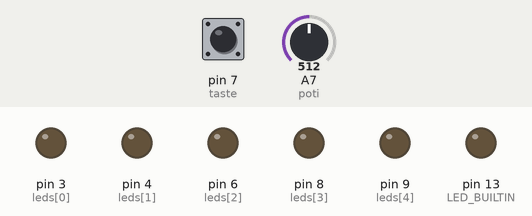
The sketch below on a simulated Arduino Nano, built with avr-gcc and run on an emulated ATmega328P. Parts: output pins drawn as LEDs (lit = HIGH). Dashed ring = blinking. The test bench sets the inputs (shaded band); at power-on: pin 7 (taste) LOW, A7 (poti) = 512.

Above: at 1.2 s.
1.3 s: pin 7 (taste) pulled HIGH for 0.15 s
At 1.8 s:
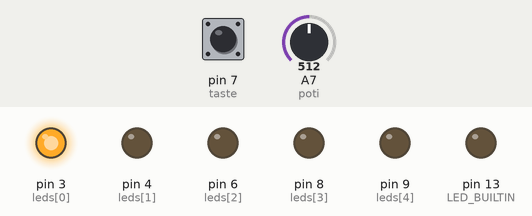
4.3 s: A7 (poti) set to 0
At 5.4 s:
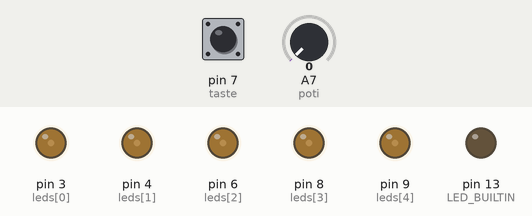
6.0 s: A7 (poti) set to 122
At 6.54 s:
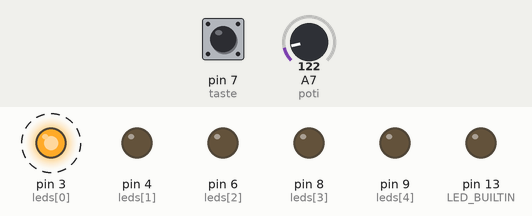
9.0 s: pin 7 (taste) pulled HIGH for 1 s
At 9.77 s:
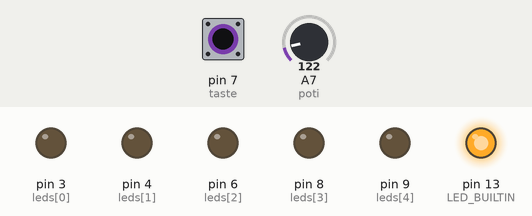
12.0 s: pin 7 (taste) pulled HIGH for 3.2 s
At 15.38 s:
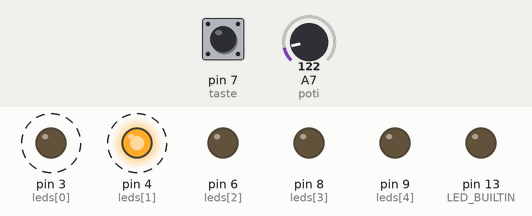
17.1 s: A7 (poti) set to 306
At 17.61 s:
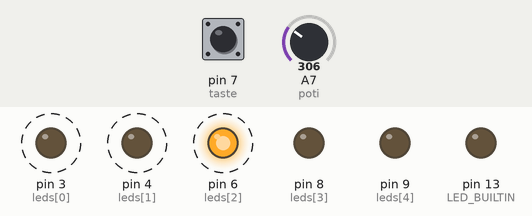
Timing chart, 0 to 21.1 s (numbered marks = the images above; inputs shaded):
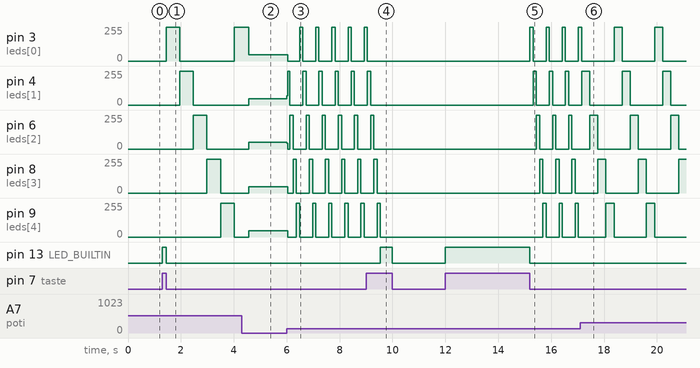

The sketch:

17blink.ino
```cpp
//17blink
//Franzis Adventskalender für Arduino

int leds[] = {3, 4, 6, 8, 9};
int taste = 7;
int poti = A7;
int i = 0;
int n = 5;
bool r = false;

void setup() {
  pinMode(LED_BUILTIN, OUTPUT);
  pinMode(taste, INPUT);
  for(i = 0; i < n; i++) {
    pinMode(leds[i], OUTPUT);
  }
}

void loop() {
  if(digitalRead(taste) == HIGH) {
    while(digitalRead(taste) == HIGH) {
      digitalWrite(LED_BUILTIN, HIGH);
    }
    digitalWrite(LED_BUILTIN, LOW);
    r = !r;
  }
  if(r) {
    for(i = 0; i < n; i++) {
      digitalWrite(leds[i], HIGH);
      delay(analogRead(poti));
      digitalWrite(leds[i], LOW);
    }
  }
  else {
    for(i = 0; i < n; i++) {
      digitalWrite(leds[i], LOW);
    }
  }
}
```

Measured:
- after the input at 1.3 s, pin 3 (leds[0]): 0/255 → 255/255 after 0.15 s, → 0/255 0.51 s later, → 255/255 2.0 s later; pin 4 (leds[1]): 0/255 → 255/255 after 0.66 s, → 0/255 0.51 s later
- after the input at 4.3 s, pin 3 (leds[0]): 255/255 → 48/255 after 0.26 s; pin 8 (leds[3]), pin 9 (leds[4]): 0/255 → 48/255 after 0.26 s
- after the input at 6.0 s, pin 3 (leds[0]): alternates 255/255 for 0.12 s and 0/255 for 0.49 s, starting at once; pin 4 (leds[1]): 48/255 → 69/255 at once, then moves between 0/255 and 255/255, repeating every 0.61 s; pin 8 (leds[3]), pin 9 (leds[4]): 48/255 → 0/255 at once, then repeats every 0.61 s: 255/255 0.12 s, 0/255 0.49 s
- after the input at 9.0 s, pin 3 (leds[0]): goes on until 9.1 s, then stays 0/255; pin 4 (leds[1]): goes on until 9.2 s, then stays 0/255; pin 6 (leds[2]): goes on until 9.3 s, then stays 0/255; pin 8 (leds[3]): goes on until 9.4 s, then stays 0/255; pin 9 (leds[4]): goes on until 9.5 s, then stays 0/255
- after the input at 12.0 s, pin 3 (leds[0]): alternates 255/255 for 0.12 s and 0/255 for 0.49 s, starting after 3.2 s; pin 4 (leds[1]): alternates 255/255 for 0.12 s and 0/255 for 0.49 s, starting after 3.3 s
- after the input at 17.1 s, pin 3 (leds[0]): alternates 255/255 for 0.31 s and 0/255 for 1.2 s, starting after 1.3 s; pin 4 (leds[1]): alternates 255/255 for 0.31 s and 0/255 for 1.2 s, starting after 0.36 s
